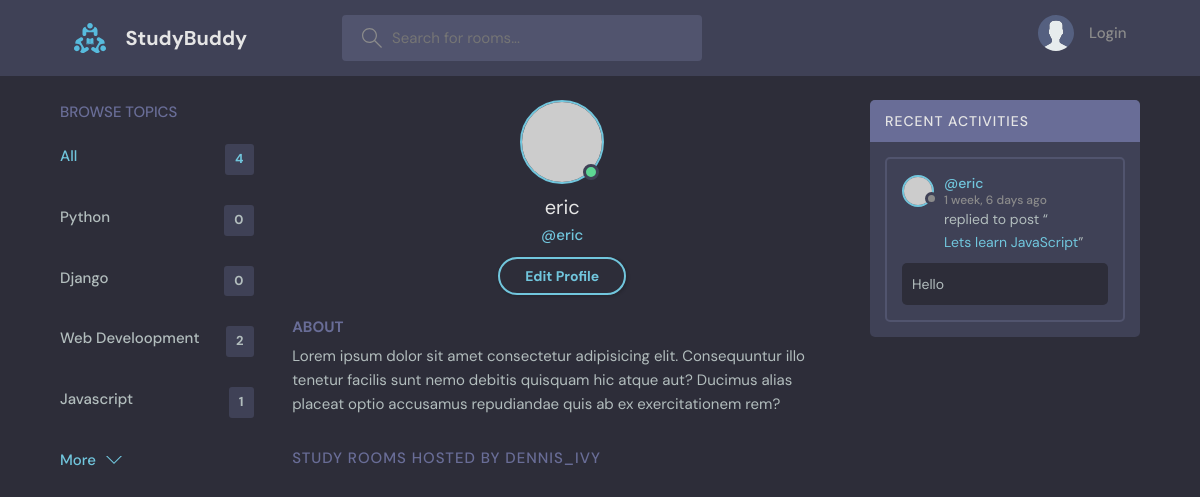
Screenshot of /profile/3/ with the database file from the repository.
### base/models.py (models this page shows, shortened)
class Topic(models.Model):
    name = models.CharField(max_length = 200)

class Message(models.Model):
    user = models.ForeignKey(User, on_delete = models.CASCADE)  #on deleting user delete messagess
    room = models.ForeignKey(Room, on_delete = models.CASCADE)  #on deleting room delete messages
    body = models.TextField()
    updated = models.DateTimeField(auto_now = True)
    create = models.DateTimeField(auto_now_add = True)
    class Meta:
        ordering = ['-updated', '-create']

class Room(models.Model):
    host = models.ForeignKey(User, on_delete = models.SET_NULL, null = True)  #when user deleted set to null
    topic = models.ForeignKey(Topic , on_delete = models.SET_NULL, null = True) #when topic deleted set to null
    name = models.CharField(max_length = 200)
    description = models.TextField(null = True, blank = True )
    participants = models.ManyToManyField(User, related_name = 'participants',blank = True)
    updated = models.DateTimeField(auto_now = True) #whenever updated it will change to curr time
    create = models.DateTimeField(auto_now_add = True) #when created will set to curr time and not update
    class Meta:
        ordering = ['-updated', '-create']
    def __str__(self):
        return self.name

### base/views.py (the view)
# urls.py: path('profile/<str:pk>/', views.UserProfile, name = 'user-profile'),
def UserProfile(request, pk):
    user = User.objects.get(id = pk)
    room = user.room_set.all()
    room_messages = user.message_set.all()
    topics = Topic.objects.all()
    context = {'user': user, 'rooms': room, 'room_messages': room_messages, 'topics': topics}
    return render(request, 'base/profile.html', context)

### base/templates/base/profile.html (shortened to what this page needs)
{% extends 'main.html' %}
{% block content %}
  <main class="profile-page layout layout--3">
    <div class="container">
      {% include 'base/topics_component.html' %}
      <div class="roomList">
        <div class="profile">
          <div class="profile__avatar">
            <div class="avatar avatar--large active">
              <img src="https://randomuser.me/api/portraits/men/11.jpg" />
            </div>
          </div>
          <div class="profile__info">
            <h3>{{user.username}}</h3>
            <p>@{{user.username}}</p>
            <a href="edit-user.html" class="btn btn--main btn--pill">Edit Profile</a>
          </div>
          <div class="profile__about">
            <h3>About</h3>
            <p>
              Lorem ipsum dolor sit amet consectetur adipisicing elit. Consequuntur illo tenetur
              facilis sunt nemo debitis quisquam hic atque aut? Ducimus alias placeat optio
              accusamus repudiandae quis ab ex exercitationem rem?
            </p>
          </div>
        </div>
        <div class="roomList__header">
          <div>
            <h2>Study Rooms Hosted by dennis_ivy</a>
            </h2>
          </div>
        </div>
      </div>
      {% include 'base/activity_component.html' %}
    </div>
  </main>
  {% endblock content %}

### base/templates/base/topics_component.html
<div class="topics">
          <div class="topics__header">
            <h2>Browse Topics</h2>
          </div>
          <ul class="topics__list">
            <li>
              <a href="{% url 'home' %}" class="active">All <span>{{topics.count}}</span></a>
            </li>
            {% for topic in topics %}
            <li>
              <a href="{% url 'home' %}?q={{topic.name}}">{{topic.name}} <span>{{topic.room_set.all.count}}</span></a>
            </li>
            {% endfor %}
          </ul>
          <a class="btn btn--link" href="topics.html">
            More
            <svg version="1.1" xmlns="http://www.w3.org/2000/svg" width="32" height="32" viewBox="0 0 32 32">
              <title>chevron-down</title>
              <path d="M16 21l-13-13h-3l16 16 16-16h-3l-13 13z"></path>
            </svg>
          </a>
        </div>

### base/templates/base/activity_component.html (shortened to what this page needs)
<div class="activities">
          <div class="activities__header">
            <h2>Recent Activities</h2>
          </div>
          {% for message in room_messages %}
          <div class="activities__box">
            <div class="activities__boxHeader roomListRoom__header">
              <a href="{% url 'user-profile' message.user.id %}" class="roomListRoom__author">
                <div class="avatar avatar--small">
                  <img src="https://randomuser.me/api/portraits/women/11.jpg" />
                </div>
                <p>
                  @{{message.user}}
                  <span>{{message.create|timesince}} ago</span>
                </p>
              </a>
            </div>
            <div class="activities__boxContent">
              <p>replied to post “<a href="{% url 'room' message.room.id %}">{{message.room}}</a>”</p>
              <div class="activities__boxRoomContent">
                {{message.body}}
              </div>
            </div>
          </div>
          {% endfor %}
</div>

### rows the page displays
Topic: name "Python", room_set.all.count "0"
Topic: name "Django", room_set.all.count "0"
Topic: name "Web Develoopment", room_set.all.count "2"
Topic: name "Javascript", room_set.all.count "1"
Message: user "eric", create "1 week, 6 days", room "Lets learn JavaScript", body "Hello"

### other values shown
{{ topics.count }} "4"
{{ user.username }} "eric"
